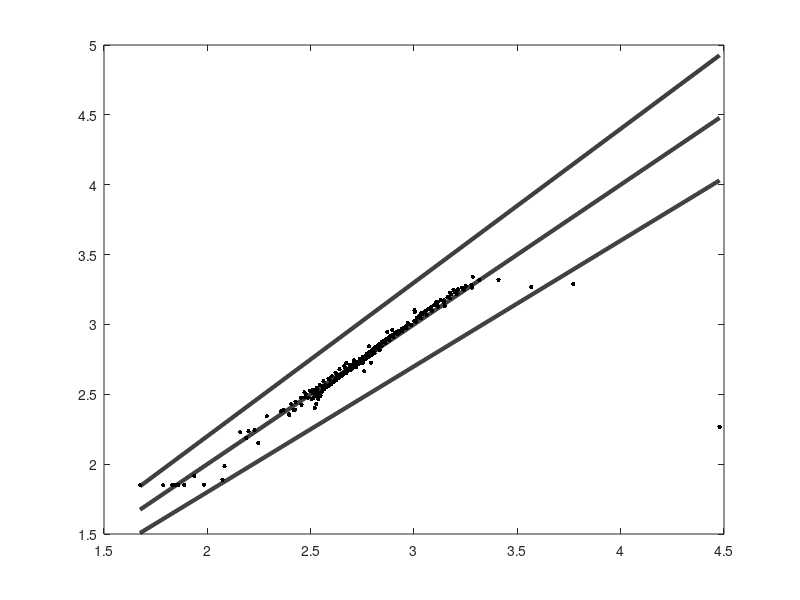

Source code (MATLAB):
%% This coode reads the eta variable for all the cases and developes a corelation
%% model
clc
clear
close
load('eta')
params = sortrows(params);
%remove = params(213:218,3:3);
Xp = X;
%remove = [remove;22];
Xp(22,:) = [];
etap = eta;
etap(22,:) = [];

etan = log(etap(:,1));

Xt = Xp;
Xt(:,1) = log(sin(pi/180*Xt(:,1)));
Xt(:,2) = log(Xt(:,2));
Xt(:,3) = log(Xt(:,3));
Xt(:,4) = log(Xt(:,4));
temp = [ones(size(Xt,1),1) Xt];
Xt = temp;
[b1,~,~,~,stats1] = regress(etan,Xt);
save('finalRegress.mat','b1','X','eta'); % saves the regression analysis results of this code in finalRegress.mat
stats1
etaTh = zeros(size(X,1),1);
for i = 1:1:size(X,1)
    etaTh(i) = exp(b1(1))*sin(pi/180*X(i,1))^b1(2)*X(i,2)^b1(3)*X(i,3)^b1(4)*X(i,4)^b1(5);
end
plot(etaTh,eta(:,1),'k.','MarkerSize',10)
hold on
x = linspace(min(etaTh),max(etaTh),1200);
plot(x,x,'k-','LineWidth',3)
plot(x,1.1*x,'k-','LineWidth',3)
plot(x,0.9*x,'k-','LineWidth',3)
% %b1

% subplot(2,2,1)
% plot(Xt(:,2),etan,'k*')
% subplot(2,2,2)
% plot(Xt(:,3),etan,'k*')
% subplot(2,2,3)
% plot(Xt(:,3),etan,'k*')
% subplot(2,2,4)
% plot(Xt(:,4),etan,'k*')
